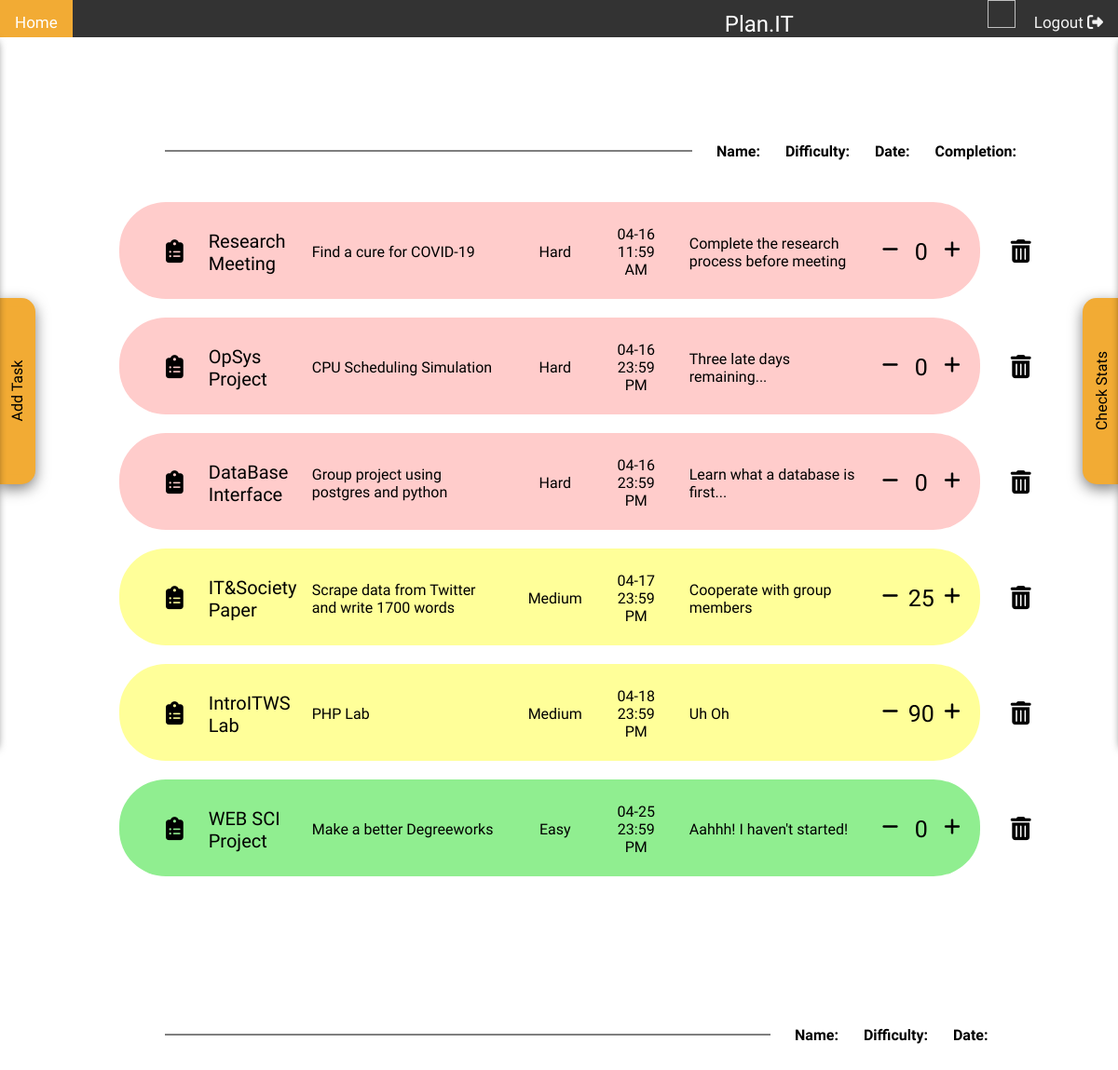
The app's page /home.php with its own data.
### tables this page shows
CREATE TABLE `assignment` (
 `assignmentid` int(10) unsigned NOT NULL AUTO_INCREMENT,
 `name` varchar(100) DEFAULT NULL,
 `description` varchar(200) DEFAULT NULL,
 `difficulty` int(4) DEFAULT NULL,
 `deadline` datetime DEFAULT NULL,
 `Etc` varchar(200) DEFAULT NULL,
 `completion` int(10) NOT NULL,
 `deletion` int(3) DEFAULT NULL,
 PRIMARY KEY (`assignmentid`)
);

### home.php (the view, shortened to what this page needs)
<?php
  $dbOk = false;
  @ $db = new mysqli('localhost', 'root', '', 'itproject');
  if ($db->connect_error) {
    echo '<div class="messages">Could not connect to the database. Error: ';
    echo $db->connect_errno . ' - ' . $db->connect_error . '</div>';
  } else {
    $dbOk = true;
  }
?>
<!DOCTYPE html>
<html lang="en">
  <head>
    <link rel="stylesheet" type='text/css' href="index.css" />
  </head>
  <body onload="loadProfile()">
    <div id="navbar">
      <a class = "active" href="#home">Home</a>
      <div id = "projectName" style="display: inline-block; margin-left: 700px; margin-top: 12px; color:white; font-size: 24px;">
        <p> Plan.IT </p>
      </div>
      <div id="userInfo" style="margin-top: 0px;">
        <img id="pic" width ="30" height="30" style="display: inline-block;">
        <a href="#" class="profileData" id = "logoutButton" onclick="signOut()" style="display: inline-block; margin-top: 0px; margin-bottom: 0px;">Logout <i class="fa fa-sign-out"></i></a>
      </div>
    </div>
    <div id="slider" class="slideIn">
      <div id="slideOutTab">
        <div>
          <p>Add Task</p>
        </div>
      </div>
    </div>
    <br/>
    <table class = "sortable assignmentTable" >
      <?php
        if ($dbOk) {
            $query = "select * from assignment where deletion = 0 AND NOT completion = 100 order by deadline";
            $result = $db->query($query);
            $numRecords = $result->num_rows;
            echo '<tr class="topSelectors"><td class="spacer"></td><th>Name:</th><th>Difficulty:</th><th>Date:</th><th>Completion:</th></tr>';
            for ($i=0; $i < $numRecords; $i++) {
            $record = $result->fetch_assoc();
            if($record['difficulty'] == 1) {
              echo "\n".'<tr class="easy" id="assignment-' . $record['assignmentid'] . '"><td><i class="fas fa-clipboard-list"></i></td><td class ="taskName">';
            }
            else if($record['difficulty'] == 2) {
              echo "\n".'<tr class="med" id="assignment-' . $record['assignmentid'] . '"><td><i class="fas fa-clipboard-list"></i></td><td class ="taskName">';
            }
            else if($record['difficulty'] == 3) {
              echo "\n".'<tr class="hard" id="assignment-' . $record['assignmentid'] . '"><td><i class="fas fa-clipboard-list"></i></td><td class ="taskName">';
            }
            echo htmlspecialchars($record['name']);
            echo '</td><td class="taskDescription">';
            echo htmlspecialchars($record['description']);
            echo '</td><td class="taskDifficulty">';
            if($record['difficulty'] == 1) {echo htmlspecialchars("Easy");}
            else if($record['difficulty'] == 2) {echo htmlspecialchars("Medium");}
            else if($record['difficulty'] == 3) {echo htmlspecialchars("Hard");}
            echo '</td><td class="taskDeadline">';
            $date = strtotime($record['deadline']);
            $date = date('m-d H:i A', $date);
            echo $date;
            echo '</td><td class="taskEtc">';
            echo htmlspecialchars($record['Etc']);
            echo '</td><td class="taskCompletion"><div class="plus"><i class="fas fa-plus"></i></div><div class="amount">';
            echo htmlspecialchars($record['completion']);
            echo '</div><div class="minus"><i class="fas fa-minus"></i></div>';
            echo '</td><td>';
            echo '</td><td class="taskDeletion">';
            echo '<i class="fas fa-trash-alt deleteAssignment" alt="delete assignment"></i>';
            echo '</td></tr>';
          }
        }
      ?>
    </table>
    <br/>
    <br/>
    <br/>
    <table class = "sortable assignmentTable">
      <?php
        if ($dbOk) {
          echo '<tr class="topSelectors"><td class="spacer2"></td><th>Name:</th><th>Difficulty:</th><th>Date:</th></tr>';
      }
    ?>
    </table>
    <br/>
    <br/>
    <br/>
    <br/>
    <div id="slider2" class="slideIn2">
      <div id="slideOutTab2">
        <div>
          <p> Check Stats </p>
        </div>
      </div>
    </div>
  </body>
</html>

### index.css (style rules this page uses)
* { font-family: "Spartan", sans-serif; }
body { background-color: white; }
#slider { z-index: 4; }
.slideIn { position: fixed; width: 300px; top: 5vh; left: -302px; transition-property: all; transition-duration: 1s; transition-timing-function: cubic-bezier(0, 1, 0.5, 1); }
#slider2 { z-index: 4; }
.slideIn2 { position: fixed; width: 300px; top: 5vh; right: -302px; transition-property: all; transition-duration: 1s; transition-timing-function: cubic-bezier(0, 1, 0.5, 1); }
#slideOutTab2 { margin-top: 35vh; position: absolute; left: -40px; height: 200px; width: 40px; -webkit-box-shadow: 0 5px 15px rgba(0, 0, 0, .5); box-shadow: 0 5px 15px rgba(0, 0, 0, .5); background: #F2AB34; border-radius: 15px 0px 0px 15px }
#slideOutTab2 div { text-align: center; position: relative; right: 70px; top: 90px; background: #F2AB34; width: 180px; -webkit-transform: rotate(270deg); -moz-transform: rotate(270deg); -o-transform: rotate(270deg); writing-mode: lr-tb; }
#slideOutTab { margin-top: 35vh; position: absolute; right: -40px; height: 200px; width: 40px; -webkit-box-shadow: 0 5px 15px rgba(0, 0, 0, .5); box-shadow: 0 5px 15px rgba(0, 0, 0, .5); background: #F2AB34; border-radius: 0px 15px 15px 0px }
#slideOutTab div { text-align: center; position: relative; right: 70px; top: 90px; background: #F2AB34; width: 180px; -webkit-transform: rotate(270deg); -moz-transform: rotate(270deg); -o-transform: rotate(270deg); writing-mode: lr-tb; }
body { margin: 0; }
p { margin: 0 0 10px; }
#navbar { height: 5vh; overflow: hidden; background-color: #333; }
#navbar a { float: left; display: block; color: #f2f2f2; text-align: center; padding: 14px 16px; text-decoration: none; font-size: 17px; }
#navbar a.active { background: #F2AB34; color: white; }
#logoutButton { float: right !important; }
#navbar a.profileData { display: none; }
.profileData { display: none; }
#userInfo { float: right; }
#pic { margin-top: 0; margin-bottom: 0; display: inline-block; }
.topSelectors { margin-top: 50px; margin-bottom: 30px; height: 20px; margin-right: 20px; }
.assignmentTable { margin-left: auto; margin-right: auto; width: 75vw; border-spacing: 25px 0px; min-width: 700px !important; }
.spacer { min-width: 47vw; max-width: 47vw; pointer-events: none; border-bottom: 1px solid black; transform: translateY(-50%); }
.spacer2 { min-width: 54vw; max-width: 54vw; pointer-events: none; border-bottom: 1px solid black; transform: translateY(-50%); }
tr { display: inline-block; width: 75vw; padding-left: 3vh; padding-top: 3vh; padding-bottom: 3vh; vertical-align: middle; height: 7vh; margin-top: 10px; margin-bottom: 10px; }
td { height: 7vh; margin-right: 300px; }
.taskName { min-width: 7vw !important; max-width: 7vw !important; font-size: 20px; text-align: left; }
.taskDescription { min-width: 17vw; max-width: 17vw; text-align: left; }
.taskDifficulty { min-width: 5vw; max-width: 5vw; text-align: left; text-align: center; }
.taskDeadline { min-width: 5vw; max-width: 5vw; text-align: center; }
.taskEtc { min-width: 15vw; max-width: 15vw; text-align: left; }
.amount { display: inline-block; margin-left: 3px; margin-right: 3px; font-size: 25px; }
.plus { display: inline-block; float: right; vertical-align: middle; }
.minus { display: inline-block; float: left; vertical-align: middle; }
.taskCompletion { min-width: 7vw; max-width: 7vw; font-size: 20px; text-align: center; }
.easy { background-color:#90ee90; border-radius: 50px; }
.med { background-color:#ff9; border-radius: 50px; }
.hard { background-color:#ffcccb; border-radius: 50px; }
.fa-clipboard-list, .fa-clipboard-check { font-size: 25px; color: black; }
.deleteAssignment { cursor: pointer; }
.fa-trash-alt, .fa-trash-restore { font-size: 25px; }

### records on screen
assignment: name "Research Meeting", description "Find a cure for COVID-19", deadline "04-16 11:59 AM", Etc "Complete the research process before meeting", completion "0"
assignment: name "OpSys Project", description "CPU Scheduling Simulation", deadline "04-16 23:59 PM", Etc "Three late days remaining...", completion "0"
assignment: name "DataBase Interface", description "Group project using postgres and python", deadline "04-16 23:59 PM", Etc "Learn what a database is first...", completion "0"
assignment: name "IT&Society Paper", description "Scrape data from Twitter and write 1700 words", deadline "04-17 23:59 PM", Etc "Cooperate with group members", completion "25"
assignment: name "IntroITWS Lab", description "PHP Lab", deadline "04-18 23:59 PM", Etc "Uh Oh", completion "90"
assignment: name "WEB SCI Project", description "Make a better Degreeworks", deadline "04-25 23:59 PM", Etc "Aahhh! I haven't started!", completion "0"
